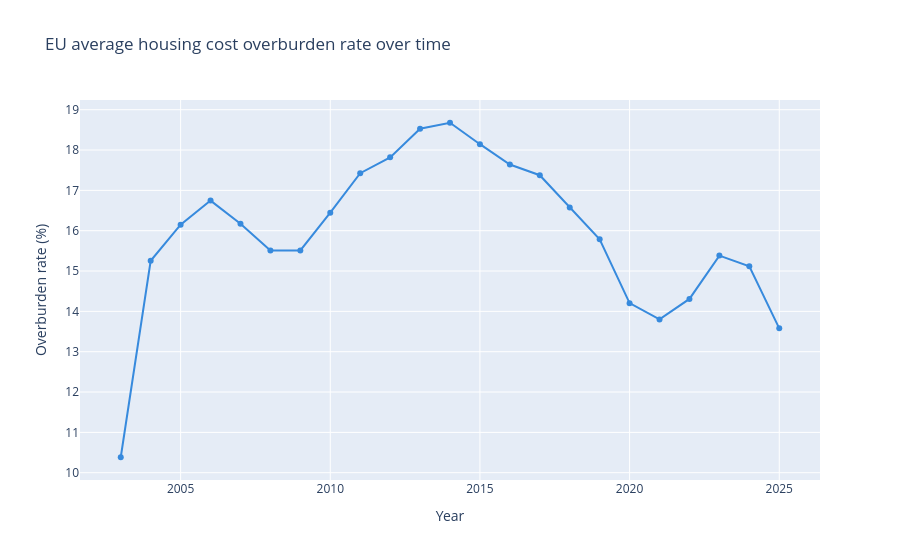

This figure's notebook cell:
### Code cell
# plot 4: EU average overburden rate over time
eu_ovb = df_overburden_clean.groupby("year")["overburden_rate"].mean().reset_index()
 
fig4 = px.line(
    eu_ovb, x="year", y="overburden_rate",
    markers=True,
    title="EU average housing cost overburden rate over time",
    labels={"overburden_rate": "Overburden rate (%)", "year": "Year"},
    color_discrete_sequence=["#378ADD"],
)
fig4.show()
# fig4.write_html("eu_avg_overburden.html", **EXPORT_KWARGS)

### Figure 1 — Plotly figure (JSON) as saved in the notebook; plotly's stock layout.template omitted (floating-point values rounded to 4 significant figures)
{"data": [{"hovertemplate": "Year=%{x}<br>Overburden rate (%)=%{y}<extra></extra>", "legendgroup": "", "line": {"color": "#378ADD", "dash": "solid"}, "marker": {"symbol": "circle"}, "mode": "lines+markers", "name": "", "orientation": "v", "showlegend": false, "type": "scatter", "x": [2003, 2004, 2005, 2006, 2007, 2008, 2009, 2010, 2011, 2012, 2013, 2014, 2015, 2016, 2017, 2018, 2019, 2020, 2021, 2022, 2023, 2024, 2025], "xaxis": "x", "y": [10.38, 15.25, 16.15, 16.75, 16.17, 15.51, 15.51, 16.45, 17.43, 17.82, 18.53, 18.68, 18.14, 17.64, 17.38, 16.58, 15.79, 14.2, 13.8, 14.31, 15.38, 15.12, 13.58], "yaxis": "y"}], "layout": {"legend": {"tracegroupgap": 0}, "title": {"text": "EU average housing cost overburden rate over time"}, "xaxis": {"anchor": "y", "domain": [0, 1], "title": {"text": "Year"}}, "yaxis": {"anchor": "x", "domain": [0, 1], "title": {"text": "Overburden rate (%)"}}}}
